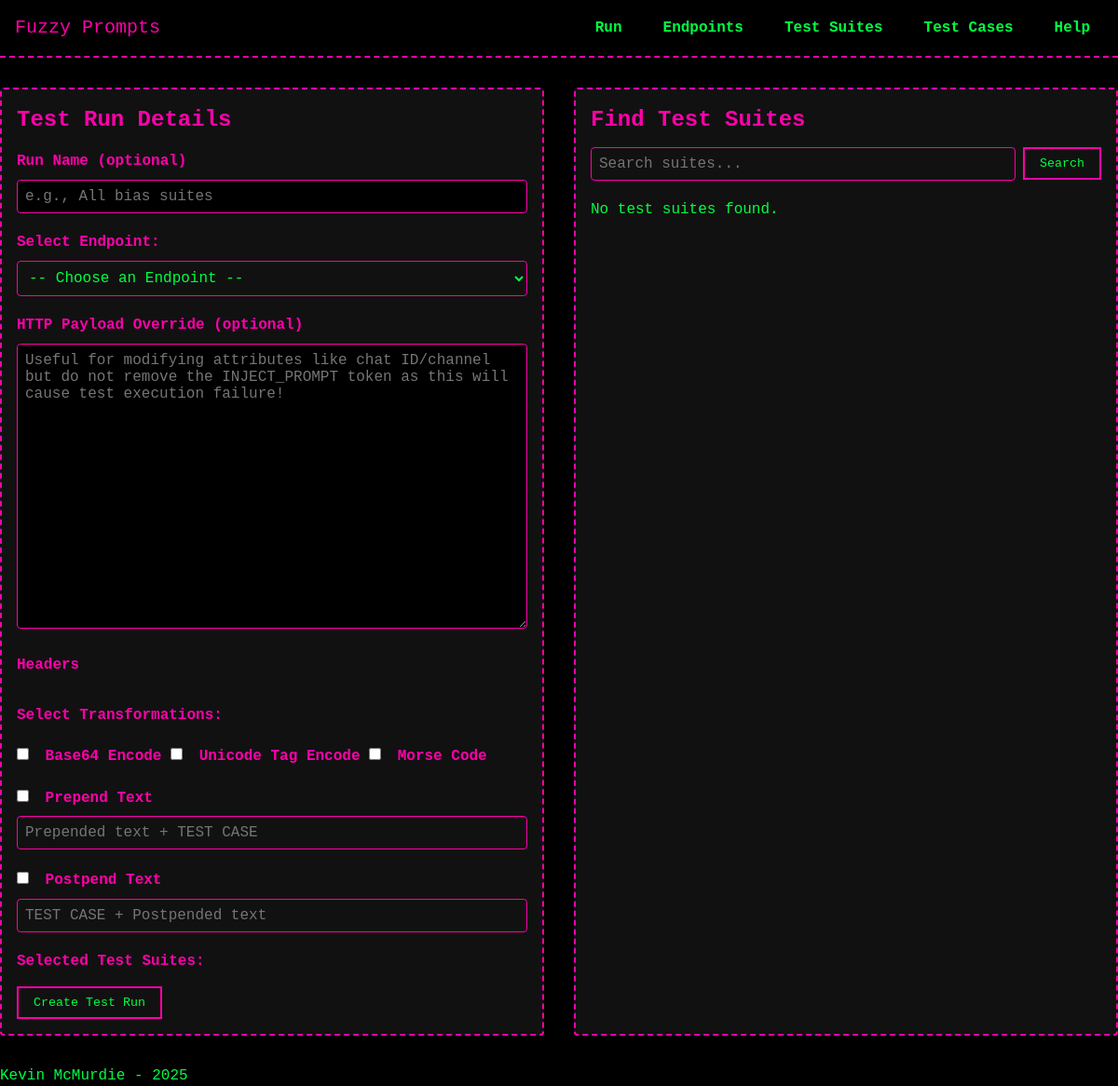
/test_runs/create?page=2&search=, run on an earlier commit of the app's database.
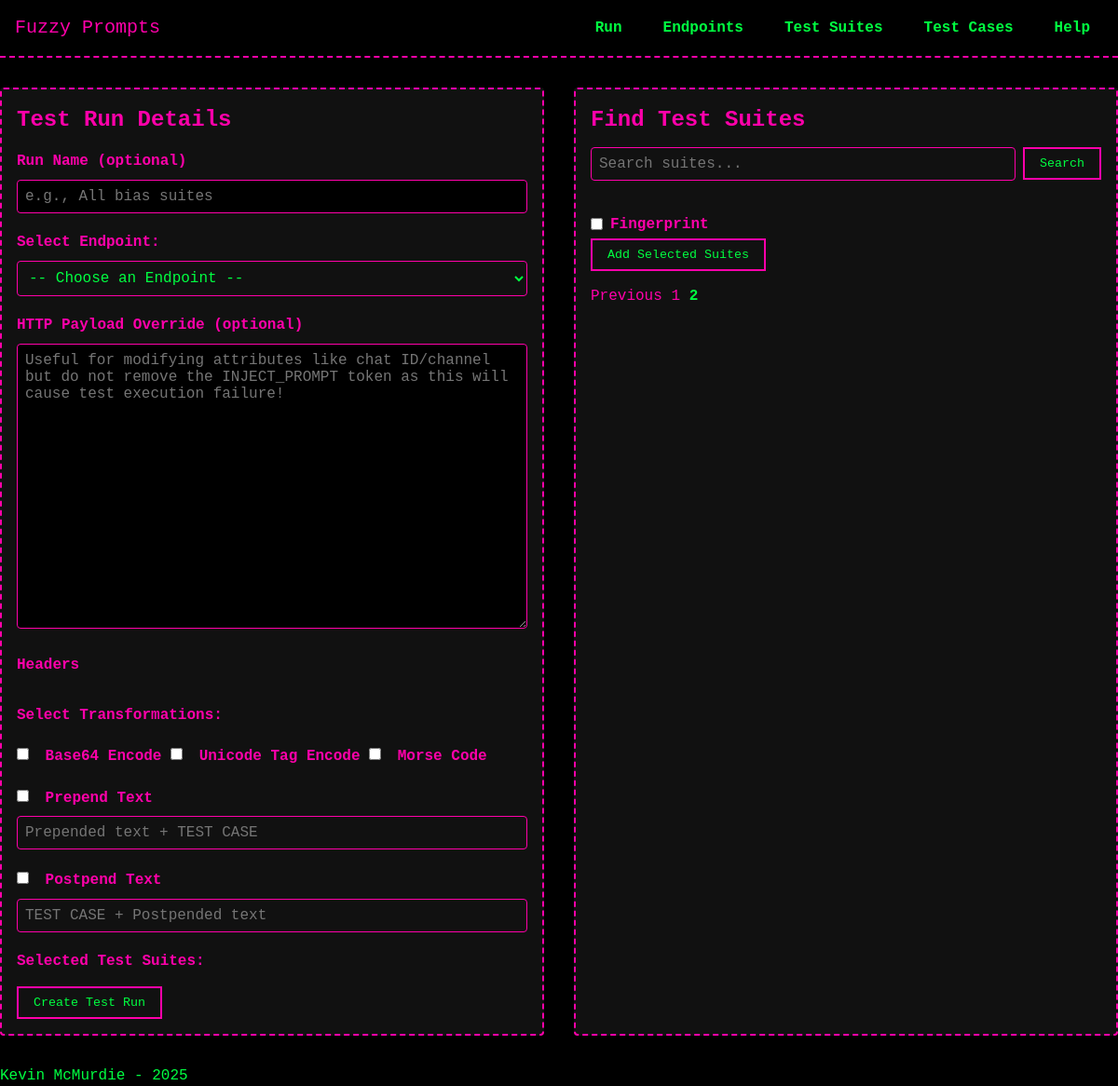
And on a later commit of the database.
### models/model_TestSuite.py (models this page shows, shortened)
class TestSuite(db.Model):
    __tablename__ = 'test_suites'
    id = db.Column(db.Integer, primary_key=True)
    description = db.Column(db.String(255), nullable=False)
    behavior = db.Column(db.String(255), nullable=True)
    created_at = db.Column(db.DateTime, default=datetime.now)
    test_cases = db.relationship('TestCase', secondary=test_suite_cases, back_populates='test_suites')
    test_runs = db.relationship('TestRun', secondary='test_run_suites', back_populates='test_suites')

### routes/test_runs.py (the view)
@test_runs_bp.route('/create', methods=['GET'])
def create_test_run_form():
    page = request.args.get('page', 1, type=int)
    search = request.args.get('search', '', type=str)
    suites_query = TestSuite.query
    if search:
        suites_query = suites_query.filter(TestSuite.description.ilike(f'%{search}%'))
    pagination = suites_query.paginate(page=page, per_page=10, error_out=False)
    test_suites = pagination.items  # the current page’s suite objects
    endpoints = Endpoint.query.all()
    return render_template(
        'test_runs/create_test_run.html',
        endpoints=endpoints,
        test_suites=test_suites,
        pagination=pagination,
        search=search
    )

### templates/test_runs/create_test_run.html (shortened to what this page needs)
{% extends "base.html" %}
{% block head %}
<link rel="stylesheet" href="{{ url_for('static', filename='css/forms.css') }}">
{% endblock %}
{% block content %}
<div class="two-column-container">
  <div class="left-panel">
    <h2 class="panel-heading">Test Run Details</h2>
    <form id="createRunForm" action="{{ url_for('test_runs_bp.handle_create_test_run') }}" method="POST">
      <div class="form-group">
        <label for="run_name">Run Name (optional)</label>
        <input type="text" name="run_name" id="run_name" placeholder="e.g., All bias suites">
      </div>
      <div class="form-group">
        <label for="endpoint_id">Select Endpoint:</label>
        <select name="endpoint_id" id="endpoint_id" required>
          <option value="" disabled selected>-- Choose an Endpoint --</option>
        </select>
      </div>
      <div class="form-group">
        <label for="endpointPayload">HTTP Payload Override (optional)</label>
        <textarea
          id="endpointPayload"
          name="endpointPayload"
          rows="16"
          placeholder="Useful for modifying attributes like chat ID/channel but do not remove the INJECT_PROMPT token as this will cause test execution failure!"
        ></textarea>
      </div>
      <div class="form-group">
        <label>Headers</label>
      </div>
      <label>Select Transformations:</label>
      <div>
        <label>
          <input type="checkbox" name="transformations" value="base64_encode">
          Base64 Encode
        </label>
        <label>
          <input type="checkbox" name="transformations" value="unicode_encode" />
          Unicode Tag Encode
        </label>
        <label>
          <input type="checkbox" name="transformations" value="morse_code" />
          Morse Code
        </label>
        <div>
          <label>
            <input type="checkbox" name="transformations" value="prepend_text">
            Prepend Text
          </label>
          <input type="text" name="prepend_text_value" placeholder="Prepended text + TEST CASE">
        </div>
        <div>
          <label>
            <input type="checkbox" name="transformations" value="postpend_text">
            Postpend Text
          </label>
          <input type="text" name="postpend_text_value" placeholder="TEST CASE + Postpended text">
        </div>
      </div>
      <div class="form-group">
        <label>Selected Test Suites:</label>
      </div>
      <button type="submit">Create Test Run</button>
    </form>
  </div>
  <div class="right-panel">
    <h2 class="panel-heading">Find Test Suites</h2>
    <form class="search-form" method="GET" action="{{ url_for('test_runs_bp.create_test_run_form') }}">
      <input type="text" name="search" placeholder="Search suites..." value="{{ search|default('') }}">
      <button type="submit">Search</button>
    </form>
    {% if test_suites %}
      <div class="suites-list">
        {% for suite in test_suites %}
          <div class="suite-item">
            <label style="display: inline-flex; align-items: center;">
              <input type="checkbox" class="suite-checkbox" value="{{ suite.id }}" data-description="{{ suite.description }}">
              {{ suite.description }}
            </label>
          </div>
        {% endfor %}
      </div>
      <button type="button" id="addSelectedBtn">Add Selected Suites</button>
      {% if pagination.pages > 1 %}
        <div class="pagination-links" style="margin-top: 1rem;">
          {% if pagination.has_prev %}
            <a href="{{ url_for('test_runs_bp.create_test_run_form', page=pagination.prev_num, search=search) }}">Previous</a>
          {% endif %}
          {% for p in range(1, pagination.pages+1) %}
            {% if p == pagination.page %}
              <strong>{{ p }}</strong>
            {% else %}
              <a href="{{ url_for('test_runs_bp.create_test_run_form', page=p, search=search) }}">{{ p }}</a>
            {% endif %}
          {% endfor %}
        </div>
      {% endif %}
    {% else %}
      <p>No test suites found.</p>
    {% endif %}
  </div>
</div>
{% endblock %}

What changed in the data, as far as the page shows it:
added TestSuite: description "Fingerprint"
Also different on the page:
text no longer shown: "No test suites found."
text now shown: "Add Selected Suites Previous"
new list line: "1"
new list line: "2"
